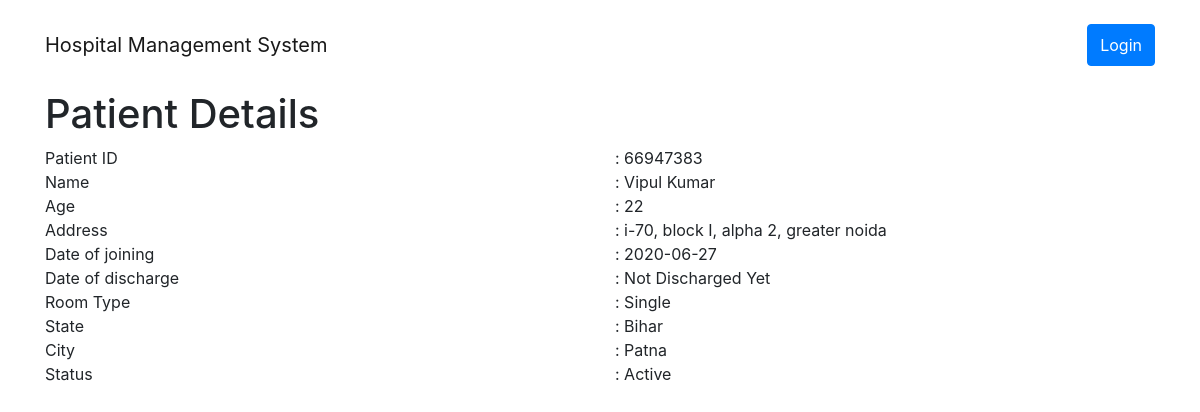
/show_patient_details?patient_id=66947383, run on an earlier commit of the app's database.
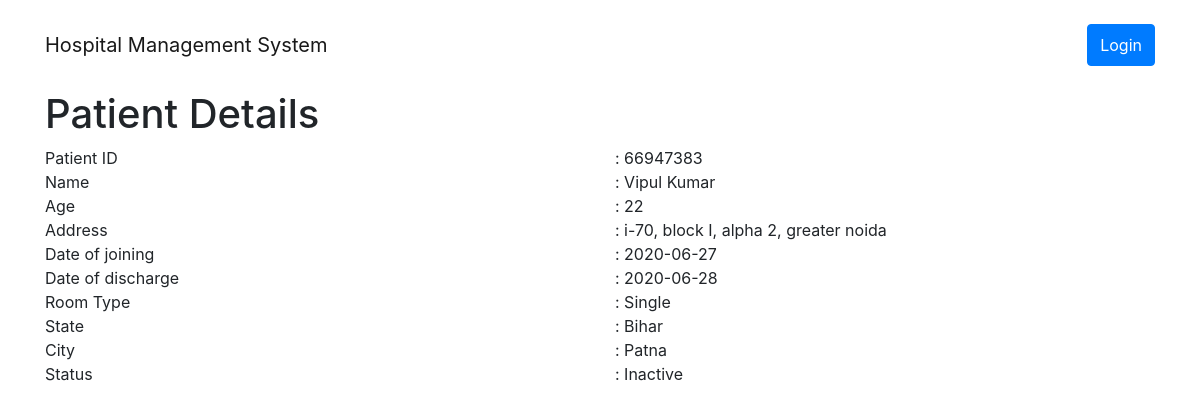
And on a later commit of the database.
### hms/models.py (models this page shows, shortened)
class Patient(db.Model):
	ssn = db.Column(db.Integer, nullable=False)
	patient_id = db.Column(db.Integer, primary_key=True)
	patient_name = db.Column(db.String(20), nullable=False)
	patient_address = db.Column(db.String(100), nullable=False)
	patient_age = db.Column(db.Integer, nullable=False)
	patient_DOJ = db.Column(db.Date, nullable=False)
	patient_DOD = db.Column(db.Date, nullable=True)
	patient_room_type = db.Column(db.String(10), nullable=False)
	patient_state = db.Column(db.String(20), nullable=False)
	patient_city = db.Column(db.String(20), nullable=False)
	patient_status = db.Column(db.String(10), nullable=False)
	medicines = db.relationship('Medicine', backref='patient', lazy=True)
	diagnostics = db.relationship('Diagnostics', backref='patient', lazy=True)

### hms/routes.py (the view)
@app.route('/show_patient_details')
def show_patient_details():
	patient_id = request.args.get('patient_id', None, type=int)
	if not patient_id:
		flash("Patient Not Found!!!", category="danger")
		return redirect(url_for('search_patient'))
	else:
		patient = Patient.query.filter_by(patient_id=patient_id).first()
		if not patient:
			flash("Patient Not Found!!!", category="danger")
			return redirect(url_for('search_patient'))
		else:
			med_total_amount = 0
			diag_total_amount = 0
			for medicine in patient.medicines:
				med_total_amount += medicine.medicine_amount
			for diagnostic in patient.diagnostics:
				diag_total_amount += diagnostic.diagnostics_amount
			return render_template('show_patient_details.html', title="Patient Details", patient=patient, med_total_amount=med_total_amount, diag_total_amount=diag_total_amount)

### hms/templates/show_patient_details.html (shortened to what this page needs)
{% extends 'layout.html' %}
{% block content %}
<section>
	<h1>Patient Details</h1>
	<div class="row">
		<div class="col">
			Patient ID <br>
			Name <br>
			Age	<br>
			Address <br>
			Date of joining <br>
			Date of discharge <br>
			Room Type <br>
			State <br>
			City <br>
			Status <br>
		</div>
		<div class="col pr-auto">
			: {{ patient.patient_id }} <br>
			: {{ patient.patient_name }} <br>
			: {{ patient.patient_age }} <br>
			: {{ patient.patient_address }} <br>
			: {{ patient.patient_DOJ }} <br>
			{% if patient.patient_DOD.strftime("%Y-%B-%d") == "3000-January-01" %}
			: Not Discharged Yet <br>
			{% else %}
			: {{ patient.patient_DOD }} <br>
			{% endif %}
			: {{ patient.patient_room_type }} <br>
			: {{ patient.patient_state }} <br>
			: {{ patient.patient_city }} <br>
			: {{ patient.patient_status }} <br>
		</div>
	</div>
	<br>
</section>
{% endblock content %}

### hms/templates/layout.html (shortened to what this page needs)
<!DOCTYPE html>
<html>
<head>
	<link rel="stylesheet" href="https://stackpath.bootstrapcdn.com/bootstrap/4.5.0/css/bootstrap.min.css">
	<link rel="stylesheet" type="text/css" href="{{ url_for('static', filename='main.css') }}">
</head>
<body>
	<nav class="navbar navbar-expand-lg navbar-light" style="background-color: white;">
		<div class="container pt-3 pb-3">
			<a class="navbar-brand" href="#">Hospital Management System</a>
			{% if session.get('USER_ID') %}
			<button class="navbar-toggler" type="button" data-toggle="collapse" data-target="#navbarSupportedContent" aria-controls="navbarSupportedContent" aria-expanded="false" aria-label="Toggle navigation">
				<span class="navbar-toggler-icon"></span>
			</button>
			<div class="collapse navbar-collapse" id="navbarSupportedContent">
				<ul class="navbar-nav mr-auto">
					<li class="nav-item">
						<a class="nav-link" href="{{ url_for('search_patient') }}">Search Patient</a>
					</li>
					{% if session.get('ROLE') == "adm_desk" %}
					<li class="nav-item">
						<a class="nav-link" href="{{ url_for('add_patient') }}">Add Patient</a>
					</li>
					<li class="nav-item">
						<a class="nav-link" href="{{ url_for('view_active_patients') }}">View Active Patients</a>
					</li>
					{% endif %}
				</ul>
				<a class="btn btn-primary pt-2 pb-2" href="{{ url_for('logout') }}">Logout</a>
			</div>
			{% else %}
			<a class="btn btn-primary pt-2 pb-2 ml-auto" href="{{ url_for('login') }}">Login</a>
			{% endif %}
		</div>
	</nav>
	<div class="container">
		{% block content %}
		{% endblock content %}
	</div>
</body>
</html>

What changed in the data, as far as the page shows it:
changed Patient "Vipul Kumar": patient_DOD (not shown) → "2020-06-28"; patient_status "Active" → "Inactive"
Also different on the page:
text no longer shown: ": Not Discharged Yet"
